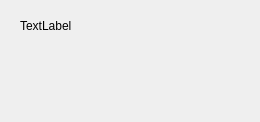
<?xml version="1.0" encoding="UTF-8"?>
<ui version="4.0">
 <class>Dialog</class>
 <widget class="QDialog" name="Dialog">
  <property name="geometry">
   <rect>
    <x>0</x>
    <y>0</y>
    <width>260</width>
    <height>122</height>
   </rect>
  </property>
  <property name="windowTitle">
   <string>Dialog</string>
  </property>
  <widget class="QLabel" name="label">
   <property name="geometry">
    <rect>
     <x>20</x>
     <y>20</y>
     <width>54</width>
     <height>12</height>
    </rect>
   </property>
   <property name="text">
    <string>TextLabel</string>
   </property>
  </widget>
 </widget>
 <resources/>
 <connections/>
</ui>
